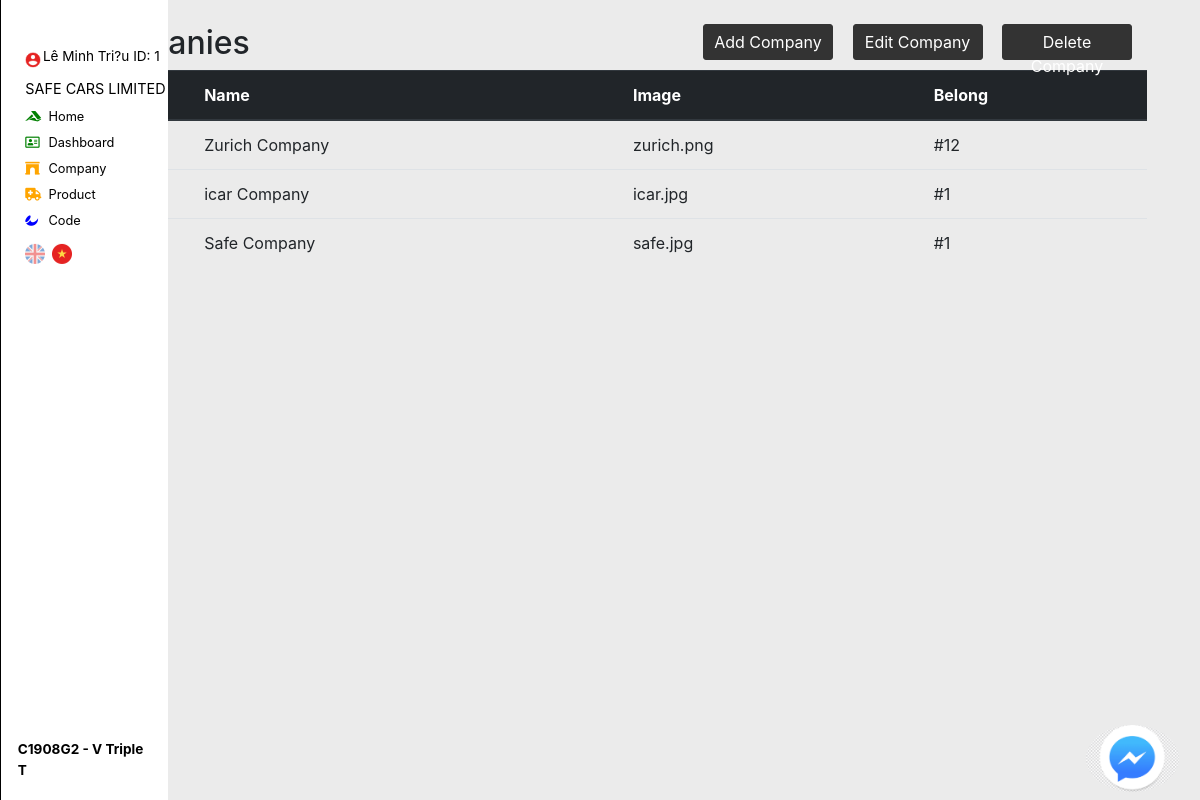
Page /Insurance_Project/admin-control.php?v=1 (signed in) on the committed database.
### tables this page shows
CREATE TABLE `accounts` (
  `id` int(11) NOT NULL,
  `user` varchar(250) NOT NULL,
  `pass` varchar(500) NOT NULL,
  `name` varchar(250) NOT NULL,
  `admin` int(11) NOT NULL,
  `time` int(11) NOT NULL,
  `cash` double NOT NULL,
  `points` int(11) NOT NULL,
  `avatar` varchar(250) NOT NULL
);

CREATE TABLE `company` (
  `id` int(11) NOT NULL,
  `name` varchar(250) NOT NULL,
  `image` varchar(250) NOT NULL,
  `admin` int(11) NOT NULL
);

### Insurance_Project/language/lang/default.php (called while the page is built, shortened)
<?php
$VN_admin_code = 'Code';
$VN_admin_home = 'Home';
$VN_admin_dashboard = 'Dashboard';
$VN_admin_company = 'Company';
$VN_admin_product = 'Product';
?>

### Insurance_Project/admin-control.php (the view, shortened to what this page needs)
<!DOCTYPE html>
<html lang="en">
<head>
    <link rel="stylesheet" href="lib/style.css">
    <link rel="stylesheet" href="lib/bootstrap.min.css">
    <link rel="stylesheet" href="lib/misc/col.css">
    <link rel="stylesheet" href="lib/misc/table.css">
    <link rel="stylesheet" href="lib/misc/misc.css">
    <link rel="stylesheet" href="lib/misc/center.css">
    <link rel="stylesheet" href="lib/carousel/main.css">
    <link rel="stylesheet" href="admin.css">
    <link rel="stylesheet" href="css.css">
    <link rel="stylesheet" href="js/addon.css" type="text/css">
    <link rel="stylesheet" href="css.css">
</head>
<body>
    <?php include 'theme/mess.php' ?>
    <?php include 'php/admin/company.php'; ?>
     <div class="fixed-top smooth-move" id="admin" style="background-color:white;color:white">
        <div class="centered2" style="width:80%;color:black;font-size:1.7vmin">
        <b>C1908G2 - V Triple T</b>
        </div>
        <div class="centered1" style="top:12%">
            <center>
            <div style="text-align:left;margin-left:13%">
                <div style="margin-top:15vmin;display:flex;margin-bottom:1vmin;width:100%">
                    <div style="margin-right:0.2vmin;">
                    <img src="img/user.png" alt="" style="width:2vmin">
                    </div>
                    <div style="color:black;font-size:1.7vmin">
                        <?php
                            if (isset($_SESSION['id'])){
                                $select = $conn->query('select * from accounts where id = '.$_SESSION['id']);
                                while ($acc = mysqli_fetch_array($select)){
                                    echo $acc['name'].' ID: '.$acc['id'];
                                }
                            }
                        ?>
                    </div>
                </div>
                <div style="width:160px">
                    <p style="color:black;font-size:1.8vmin">
                        <a href="./main.php" class="rm-t hover-me3" style="font-size:1.8vmin">
                    SAFE CARS LIMITED
                        </a>
                    </p>
                </div>
                <a href="main.php" class="rm-t hover-me3">
                    <div class="hover-me2 hover-me3 rm-t" style="padding:0px">
                        <div class="lib-tb">
                            <div class="tb-left" style="width:2.2vmin;color:green">
                                <i class="fab fa-accusoft"></i>
                            </div>
                            <div class="tb-right">
                                <?= $VN_admin_home ?>
                            </div>
                        </div>
                    </div>
                </a>
                <a href="./admin-control.php" class="rm-t hover-me3">
                    <div class="hover-me2 hover-me3 rm-t" style="padding:0px">
                        <div class="lib-tb">
                            <div class="tb-left" style="width:2.2vmin;color:green">
                                <i class="far fa-address-card"></i>
                            </div>
                            <div class="tb-right" style="width:60%">
                                <?= $VN_admin_dashboard ?>
                            </div>
                        </div>
                    </div>
                </a>
                <a href="./admin-control.php?v=1" class="hover-me3">
                    <div class="hover-me2 hover-me3 rm-t" style="padding:0px">
                        <div class="lib-tb">
                            <div class="tb-left" style="width:2.2vmin;color:orange">
                                <i class="fas fa-archway"></i>
                            </div>
                            <div class="tb-right">
                                <?= $VN_admin_company ?>
                            </div>
                        </div>
                    </div>
                </a>
                <a href="./admin-control.php?v=2" class="hover-me3">
                    <div class="hover-me2 hover-me3 rm-t" style="padding:0px">
                        <div class="lib-tb">
                            <div class="tb-left" style="width:2.2vmin;color:orange">
                                <i class="fas fa-ambulance"></i>
                            </div>
                            <div class="tb-right">
                                <?= $VN_admin_product ?>
                            </div>
                        </div>
                    </div>
                </a>
                <a href="./admin-control.php?v=code" class="hover-me3">
                    <div class="hover-me2 hover-me3 rm-t" style="padding:0px">
                        <div class="lib-tb">
                            <div class="tb-left" style="width:2.2vmin;color:blue">
                                <i class="fab fa-affiliatetheme"></i>
                            </div>
                            <div class="tb-right">
                                <?= $VN_admin_code ?>
                            </div>
                        </div>
                    </div>
                </a>
                <div style="margin-top:10px">
                    <a href="language/setLang.php?lang=EN" target="_black"><img src="img/us.png" alt=""></a>
                    <a href="language/setLang.php?lang=VN" target="_black"><img src="img/vn.png" alt=""></a>
                </div>
            </div>
            </center>
        </div>
    </div>
        <?php
            $v = $_GET['v'] ?? '';
        ?>
    <?php if ($v  == 1) { ?>
            <div style="margin-left:2%">
                <div class="container" style="max-width:1100px;">
                    <div style='margin-top:0%;margin-left:0%'>
                    <table class="table">
                    <div style="width:100%">
                        <div style="float:right">
                        <span class="btn btn-black" style="width:130px;height:36px;padding:5px;margin-right:15px" onclick="lgGUI('c-add')">Add Company</span>
                        <span class="btn btn-black" style="width:130px;height:36px;padding:5px;margin-right:15px" onclick="lgGUI('c-edit')">Edit Company</span>
                        <span class="btn btn-black" style="width:130px;height:36px;padding:5px;margin-right:15px" onclick="lgGUI('c-delete')">Delete Company</span>
                        </div>
                    </div>
                    <thead class="thead-dark">
                        <h2>Companies</h2>
                        <tr>
                        <th scope="col">ID</th>
                        <th scope="col">Name</th>
                        <th scope="col">Image</th>
                        <th scope="col">Belong</th>
                        </tr>
                    </thead>
                    <tbody>
                        <?php
                            $select = $conn->query("SELECT * FROM COMPANY");
                            while ($pro = mysqli_fetch_array($select)){
                                echo '<tr>
                                <th scope="row">'.$pro['id'].'</th>
                                <td>'.$pro['name'].'</td>
                                <td>'.$pro['image'].'</td>
                                <td>#'.$pro['admin'].'</td>
                                </tr>';
                            }
                        ?>
                    </tbody>
                    </table>
                    </div>
                </div>
            </div>
    <?php } ?>
</body>
</html>

### Insurance_Project/theme/mess.php (shortened to what this page needs)
<div class="fixed-bottom">
    <div class="bottom-right" style="right:-10px;bottom:8px">
        <div class="rounded-circle" style="width:124px;cursor:pointer" onclick="MessShow()">
        <img src="img/mess.png" alt="" style="width:93px;border-radius:100%">
        </div>
    </div>
</div>

### Insurance_Project/js/addon.css (style rules this page uses)
.btn { padding: 1rem 3rem; border-radius: 3px; }
.btn-black, .btn-black:active { background-color: #333333 !important; border-color: #333333 !important; color: #ffffff !important; }
a, a:hover { color: #149dcc; }

### Insurance_Project/admin.css (style rules this page uses)
* { box-sizing:border-box }

### Insurance_Project/css.css (style rules this page uses)
.hover-me2 { color:BLACK; margin-left:0px; transition: all 0.3s; }
.hover-me3 { color:black; font-size:1.9vmin; text-decoration:none; transition: all 0.4s; }
html { scroll-behavior: smooth; }

### Insurance_Project/language/main.php (style rules this page uses)
body,html { overflow-x:hidden; }

### Insurance_Project/admin-control.php (style rules this page uses)
body { background-color:#ebebeb; }
html,body { overflow-x: hidden; }
.smooth-move { transition: all 1s; background-color:rgb(236, 234, 234); width:21vmin; height:100%; border-left:1px solid black; }
.rm-t { color:white; text-decoration: none; margin-top:7px; }
.hover-me3 { color:black; font-size:1.6vmin; text-decoration:none; }

### rows in the picture
accounts: name "Lê Minh Tri?u", id "1"
company: name "Zurich Company", image "zurich.png", admin "12"
company: name "icar Company", image "icar.jpg", admin "1"
company: name "Safe Company", image "safe.jpg", admin "1"

### other values in the picture
$VN_admin_home "Home"
$VN_admin_dashboard "Dashboard"
$VN_admin_company "Company"
$VN_admin_product "Product"
$VN_admin_code "Code"
